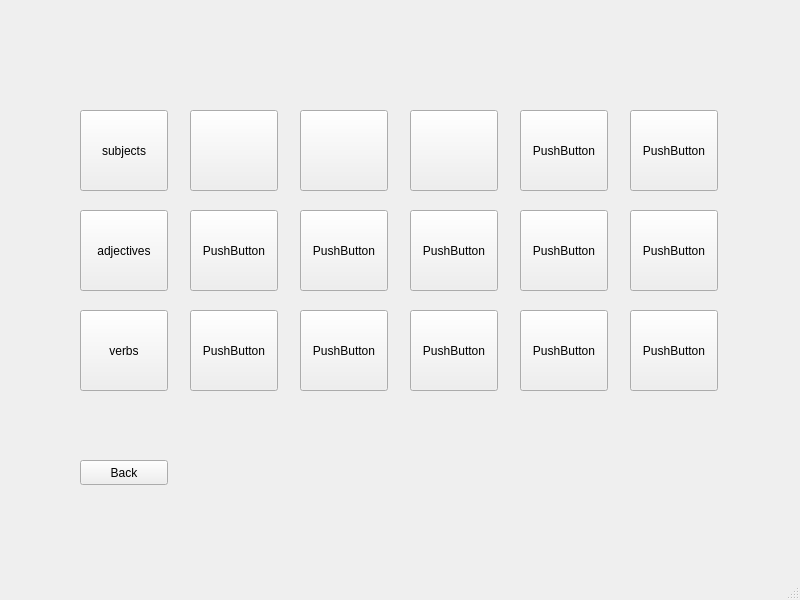
<?xml version="1.0" encoding="UTF-8"?>
<ui version="4.0">
 <class>MainWindow</class>
 <widget class="QMainWindow" name="MainWindow">
  <property name="geometry">
   <rect>
    <x>0</x>
    <y>0</y>
    <width>800</width>
    <height>600</height>
   </rect>
  </property>
  <property name="windowTitle">
   <string>MainWindow</string>
  </property>
  <widget class="QWidget" name="centralwidget">
   <widget class="QPushButton" name="pushButton">
    <property name="geometry">
     <rect>
      <x>80</x>
      <y>110</y>
      <width>88</width>
      <height>81</height>
     </rect>
    </property>
    <property name="text">
     <string>subjects</string>
    </property>
   </widget>
   <widget class="QPushButton" name="subjects_first">
    <property name="geometry">
     <rect>
      <x>190</x>
      <y>110</y>
      <width>88</width>
      <height>81</height>
     </rect>
    </property>
    <property name="text">
     <string/>
    </property>
    <property name="icon">
     <iconset>
      <normaloff>../../Pictures/desktop.png</normaloff>../../Pictures/desktop.png</iconset>
    </property>
    <property name="iconSize">
     <size>
      <width>32</width>
      <height>32</height>
     </size>
    </property>
   </widget>
   <widget class="QPushButton" name="subject_second">
    <property name="geometry">
     <rect>
      <x>300</x>
      <y>110</y>
      <width>88</width>
      <height>81</height>
     </rect>
    </property>
    <property name="text">
     <string/>
    </property>
    <property name="icon">
     <iconset>
      <normaloff>../../Pictures/network.png</normaloff>../../Pictures/network.png</iconset>
    </property>
    <property name="iconSize">
     <size>
      <width>32</width>
      <height>32</height>
     </size>
    </property>
   </widget>
   <widget class="QPushButton" name="pushButton_4">
    <property name="geometry">
     <rect>
      <x>190</x>
      <y>210</y>
      <width>88</width>
      <height>81</height>
     </rect>
    </property>
    <property name="text">
     <string>PushButton</string>
    </property>
   </widget>
   <widget class="QPushButton" name="pushButton_5">
    <property name="geometry">
     <rect>
      <x>80</x>
      <y>210</y>
      <width>88</width>
      <height>81</height>
     </rect>
    </property>
    <property name="text">
     <string>adjectives</string>
    </property>
   </widget>
   <widget class="QPushButton" name="pushButton_6">
    <property name="geometry">
     <rect>
      <x>300</x>
      <y>210</y>
      <width>88</width>
      <height>81</height>
     </rect>
    </property>
    <property name="text">
     <string>PushButton</string>
    </property>
   </widget>
   <widget class="QPushButton" name="pushButton_7">
    <property name="geometry">
     <rect>
      <x>190</x>
      <y>310</y>
      <width>88</width>
      <height>81</height>
     </rect>
    </property>
    <property name="text">
     <string>PushButton</string>
    </property>
   </widget>
   <widget class="QPushButton" name="pushButton_8">
    <property name="geometry">
     <rect>
      <x>80</x>
      <y>310</y>
      <width>88</width>
      <height>81</height>
     </rect>
    </property>
    <property name="text">
     <string>verbs</string>
    </property>
   </widget>
   <widget class="QPushButton" name="pushButton_9">
    <property name="geometry">
     <rect>
      <x>300</x>
      <y>310</y>
      <width>88</width>
      <height>81</height>
     </rect>
    </property>
    <property name="text">
     <string>PushButton</string>
    </property>
   </widget>
   <widget class="QPushButton" name="subject_forth">
    <property name="geometry">
     <rect>
      <x>520</x>
      <y>110</y>
      <width>88</width>
      <height>81</height>
     </rect>
    </property>
    <property name="text">
     <string>PushButton</string>
    </property>
   </widget>
   <widget class="QPushButton" name="pushButton_11">
    <property name="geometry">
     <rect>
      <x>410</x>
      <y>210</y>
      <width>88</width>
      <height>81</height>
     </rect>
    </property>
    <property name="text">
     <string>PushButton</string>
    </property>
   </widget>
   <widget class="QPushButton" name="pushButton_12">
    <property name="geometry">
     <rect>
      <x>630</x>
      <y>210</y>
      <width>88</width>
      <height>81</height>
     </rect>
    </property>
    <property name="text">
     <string>PushButton</string>
    </property>
   </widget>
   <widget class="QPushButton" name="subject_third">
    <property name="geometry">
     <rect>
      <x>410</x>
      <y>110</y>
      <width>88</width>
      <height>81</height>
     </rect>
    </property>
    <property name="text">
     <string/>
    </property>
    <property name="icon">
     <iconset>
      <normaloff>../../Pictures/databases.png</normaloff>../../Pictures/databases.png</iconset>
    </property>
    <property name="iconSize">
     <size>
      <width>32</width>
      <height>32</height>
     </size>
    </property>
   </widget>
   <widget class="QPushButton" name="pushButton_14">
    <property name="geometry">
     <rect>
      <x>630</x>
      <y>310</y>
      <width>88</width>
      <height>81</height>
     </rect>
    </property>
    <property name="text">
     <string>PushButton</string>
    </property>
   </widget>
   <widget class="QPushButton" name="pushButton_15">
    <property name="geometry">
     <rect>
      <x>520</x>
      <y>310</y>
      <width>88</width>
      <height>81</height>
     </rect>
    </property>
    <property name="text">
     <string>PushButton</string>
    </property>
   </widget>
   <widget class="QPushButton" name="pushButton_16">
    <property name="geometry">
     <rect>
      <x>630</x>
      <y>110</y>
      <width>88</width>
      <height>81</height>
     </rect>
    </property>
    <property name="text">
     <string>PushButton</string>
    </property>
   </widget>
   <widget class="QPushButton" name="pushButton_17">
    <property name="geometry">
     <rect>
      <x>410</x>
      <y>310</y>
      <width>88</width>
      <height>81</height>
     </rect>
    </property>
    <property name="text">
     <string>PushButton</string>
    </property>
   </widget>
   <widget class="QPushButton" name="pushButton_18">
    <property name="geometry">
     <rect>
      <x>520</x>
      <y>210</y>
      <width>88</width>
      <height>81</height>
     </rect>
    </property>
    <property name="text">
     <string>PushButton</string>
    </property>
   </widget>
   <widget class="QPushButton" name="back">
    <property name="geometry">
     <rect>
      <x>80</x>
      <y>460</y>
      <width>88</width>
      <height>25</height>
     </rect>
    </property>
    <property name="text">
     <string>Back</string>
    </property>
   </widget>
  </widget>
  <widget class="QMenuBar" name="menubar">
   <property name="geometry">
    <rect>
     <x>0</x>
     <y>0</y>
     <width>800</width>
     <height>22</height>
    </rect>
   </property>
  </widget>
  <widget class="QStatusBar" name="statusbar"/>
 </widget>
 <resources/>
 <connections/>
</ui>
